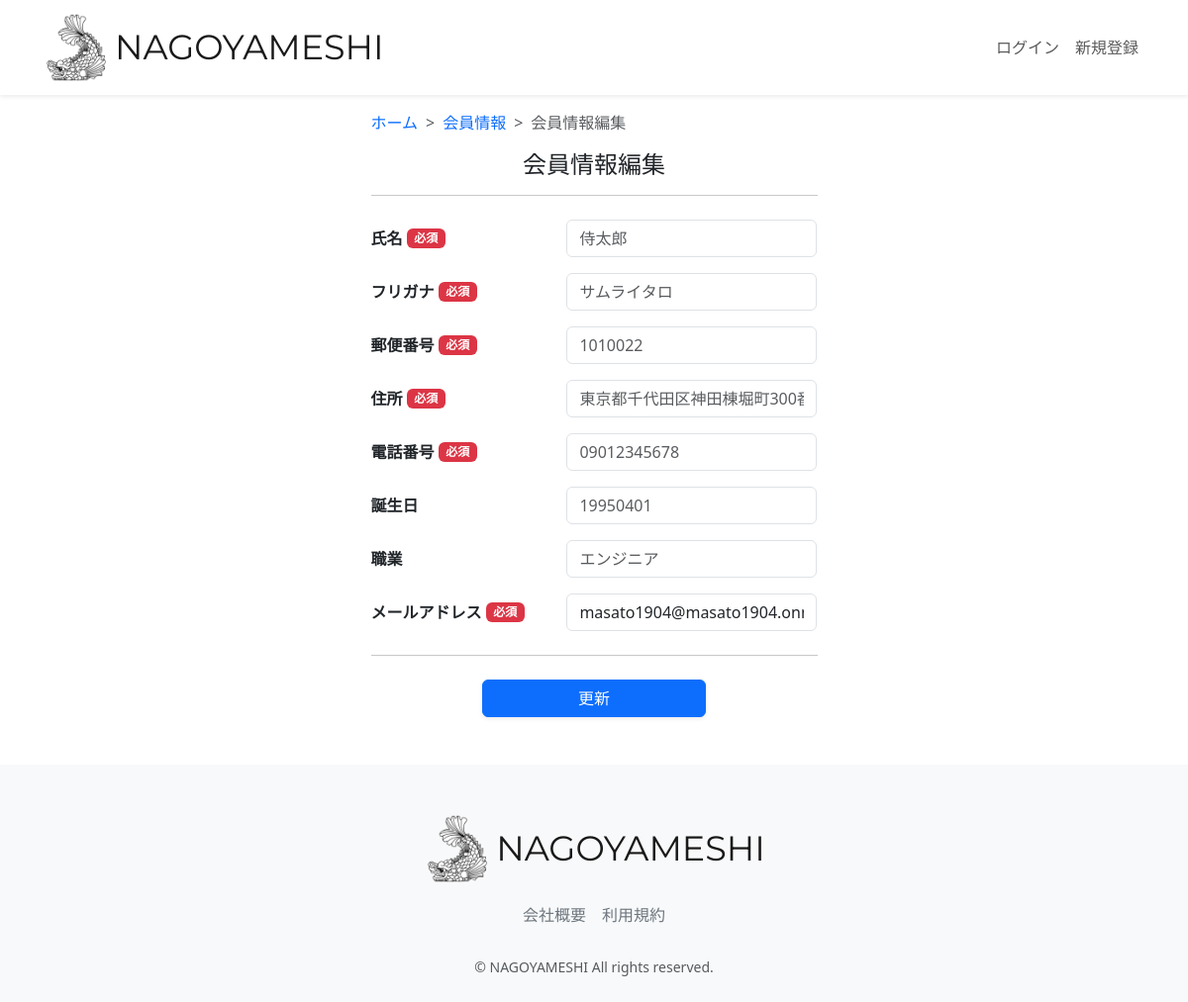
/accounts/user-update/1/, run on an earlier commit of the app's database.
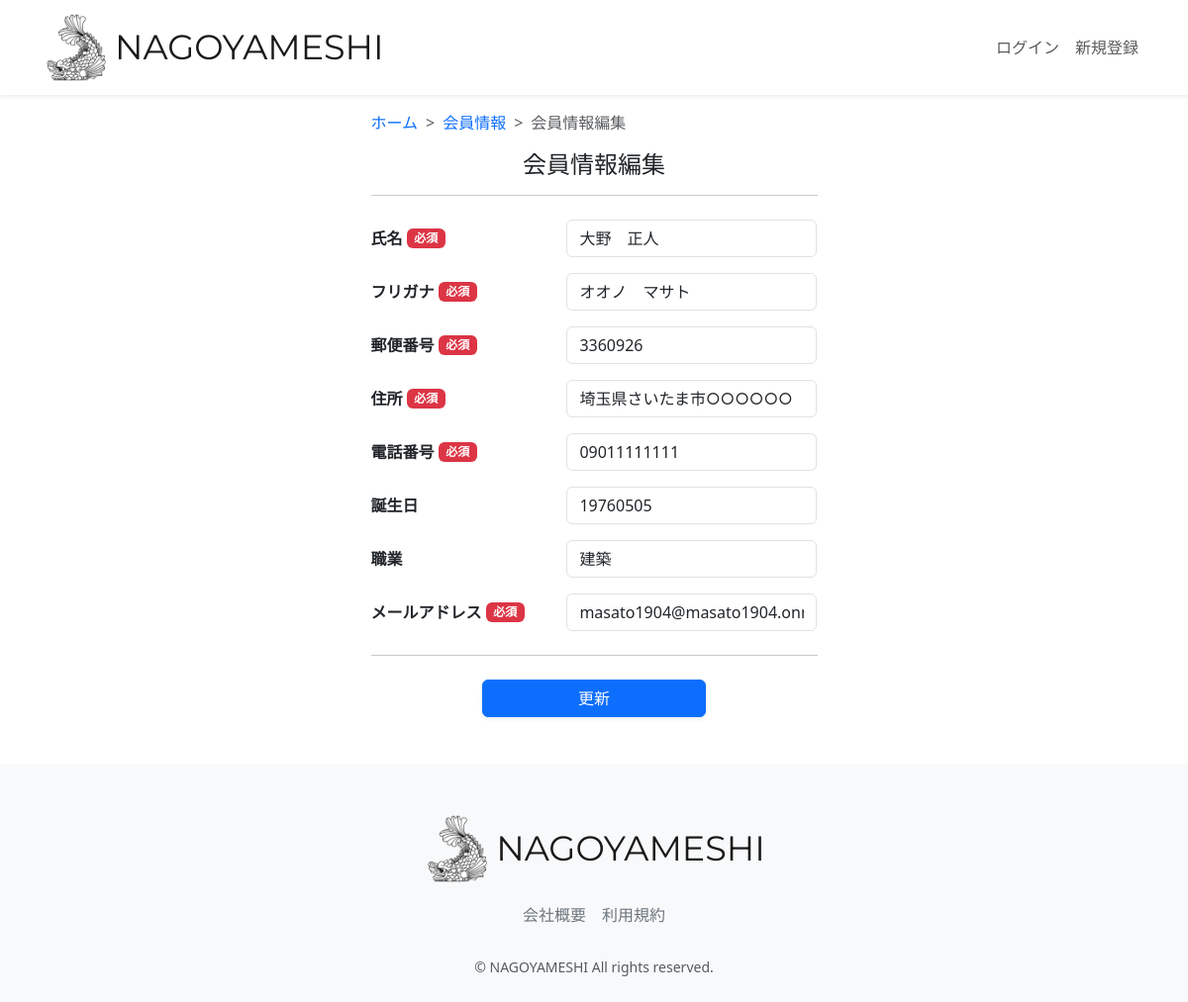
And on a later commit of the database.
### accounts/models.py (models this page shows, shortened)
class CustomUser(AbstractUser):
    user_name = models.CharField(
        max_length=128, null=True, blank=True, verbose_name="ユーザー名前"
    )
    hurigana = models.CharField(
        max_length=128, null=True, blank=True, verbose_name="フリガナ"
    )
    zip_code = models.CharField(
        max_length=16, null=True, blank=True, verbose_name="郵便番号"
    )
    address = models.CharField(
        max_length=255, null=True, blank=True, verbose_name="住所"
    )
    phone_number = models.CharField(
        max_length=20, null=True, blank=True, verbose_name="電話番号"
    )
    birthday = models.CharField(
        max_length=20, null=True, blank=True, verbose_name="誕生日"
    )
    job = models.CharField(max_length=255, null=True, blank=True, verbose_name="職業")
    subscription = models.BooleanField(default=False, verbose_name="有料会員")
    class Meta:
        verbose_name = '会員一覧'
        verbose_name_plural = "会員一覧"

### accounts/views.py (the view, shortened to what this page needs)
# urls.py: path("user-update/<int:pk>/", views.UserUpdateView.as_view(), name="user_update"),
class UserUpdateView(generic.UpdateView):
    model = models.CustomUser
    template_name = "user/user_update.html"
    form_class = forms.UserUpdateForm

### accounts/templates/user/user_update.html (shortened to what this page needs)
{% extends "layout/base.html" %}
{% load static %}
{% block content %}
<main>
  <div class="container nagoyameshi-container pb-5">
    <div class="row justify-content-center">
      <div class="col-xl-5 col-lg-6 col-md-8">
        <nav class="my-3" style="--bs-breadcrumb-divider: '>';" aria-label="breadcrumb">
          <ol class="breadcrumb mb-0">
            <li class="breadcrumb-item"><a href="{% url 'top_page' %}">ホーム</a></li>
            <li class="breadcrumb-item"><a href="{% url 'user_detail' user.id %}">会員情報</a></li>
            <li class="breadcrumb-item active" aria-current="page">会員情報編集</li>
          </ol>
        </nav>
        <h1 class="mb-3 text-center">会員情報編集</h1>
        <hr class="mb-4">
        <form method="POST" enctype='multipart/form-data'>
          <div class="form-group row mb-3">
            <label for="name" class="col-md-5 col-form-label text-md-left fw-bold">
              <div class="d-flex align-items-center">
                <span class="me-1">氏名</span>
                <span class="badge bg-danger">必須</span>
              </div>
            </label>
            <div class="col-md-7">
              {{ form.user_name }}
            </div>
          </div>
          <div class="form-group row mb-3">
            <label for="kana" class="col-md-5 col-form-label text-md-left fw-bold">
              <div class="d-flex align-items-center">
                <span class="me-1">フリガナ</span>
                <span class="badge bg-danger">必須</span>
              </div>
            </label>
            <div class="col-md-7">
              {{ form.hurigana }}
            </div>
          </div>
          <div class="form-group row mb-3">
            <label for="postal_code" class="col-md-5 col-form-label text-md-left fw-bold">
              <div class="d-flex align-items-center">
                <span class="me-1">郵便番号</span>
                <span class="badge bg-danger">必須</span>
              </div>
            </label>
            <div class="col-md-7">
              {{ form.zip_code }}
            </div>
          </div>
          <div class="form-group row mb-3">
            <label for="address" class="col-md-5 col-form-label text-md-left fw-bold">
              <div class="d-flex align-items-center">
                <span class="me-1">住所</span>
                <span class="badge bg-danger">必須</span>
              </div>
            </label>
            <div class="col-md-7">
              {{ form.address }}
            </div>
          </div>
          <div class="form-group row mb-3">
            <label for="phone_number" class="col-md-5 col-form-label text-md-left fw-bold">
              <div class="d-flex align-items-center">
                <span class="me-1">電話番号</span>
                <span class="badge bg-danger">必須</span>
              </div>
            </label>
            <div class="col-md-7">
              {{ form.phone_number }}
            </div>
          </div>
          <div class="form-group row mb-3">
            <label for="birthday" class="col-md-5 col-form-label text-md-left fw-bold">誕生日</label>
            <div class="col-md-7">
              {{ form.birthday }}
            </div>
          </div>
          <div class="form-group row mb-3">
            <label for="occupation" class="col-md-5 col-form-label text-md-left fw-bold">職業</label>
            <div class="col-md-7">
              {{ form.job }}
            </div>
          </div>
          <div class="form-group row mb-3">
            <label for="email" class="col-md-5 col-form-label text-md-left fw-bold">
              <div class="d-flex align-items-center">
                <span class="me-1">メールアドレス</span>
                <span class="badge bg-danger">必須</span>
              </div>
            </label>
            <div class="col-md-7">
              {{ form.email }}
            </div>
          </div>
          <hr class="my-4">
          <div class="form-group d-flex justify-content-center">
            <button type="submit" class="btn btn-primary text-white shadow-sm w-50">更新</button>
          </div>
        </form>
      </div>
    </div>
  </div>
</main>
{% endblock %}

What changed in the data, as far as the page shows it:
changed CustomUser "masato1904@masato1904.onmicrosoft.com": user_name (not shown) → "大野 正人"; hurigana (not shown) → "オオノ マサト"; zip_code (not shown) → "3360926"; address (not shown) → "埼玉県さいたま市○○○○○○"; phone_number (not shown) → "09011111111"; birthday (not shown) → "19760505"; job (not shown) → "建築"
